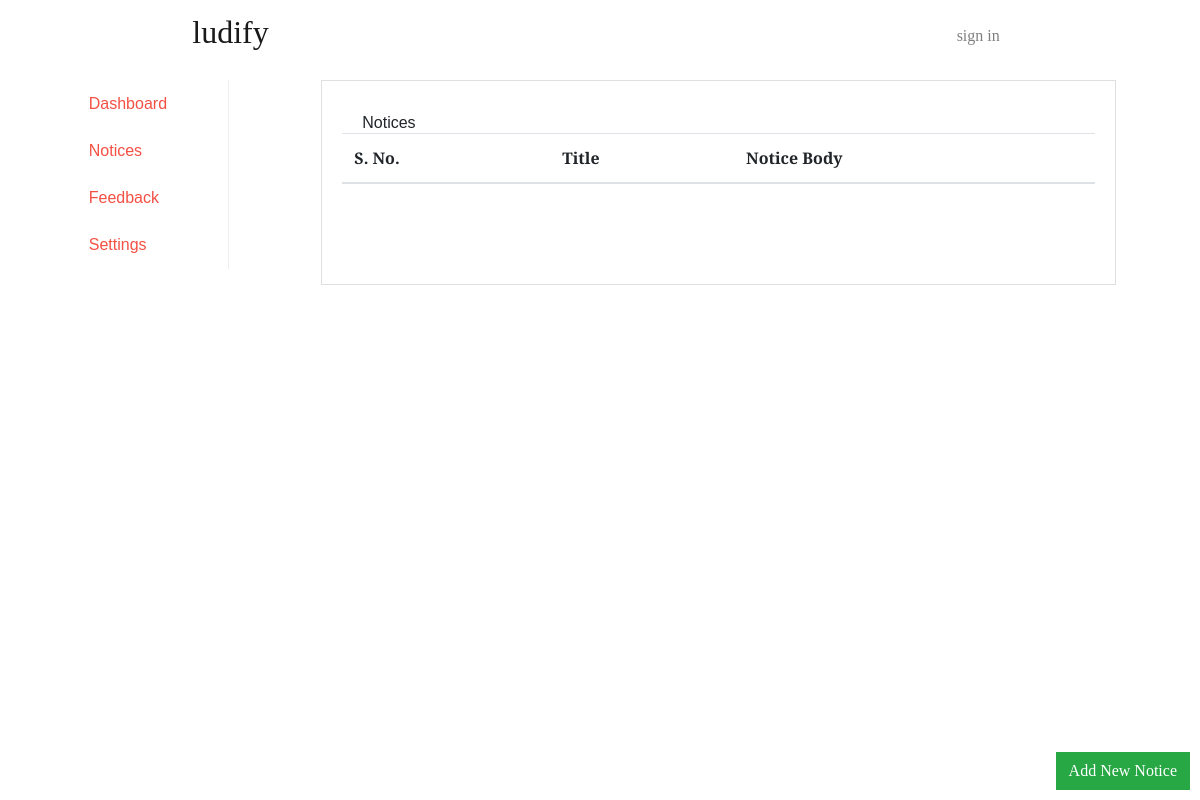
The app's page /dashboard_admin.php?type=notices, older data.
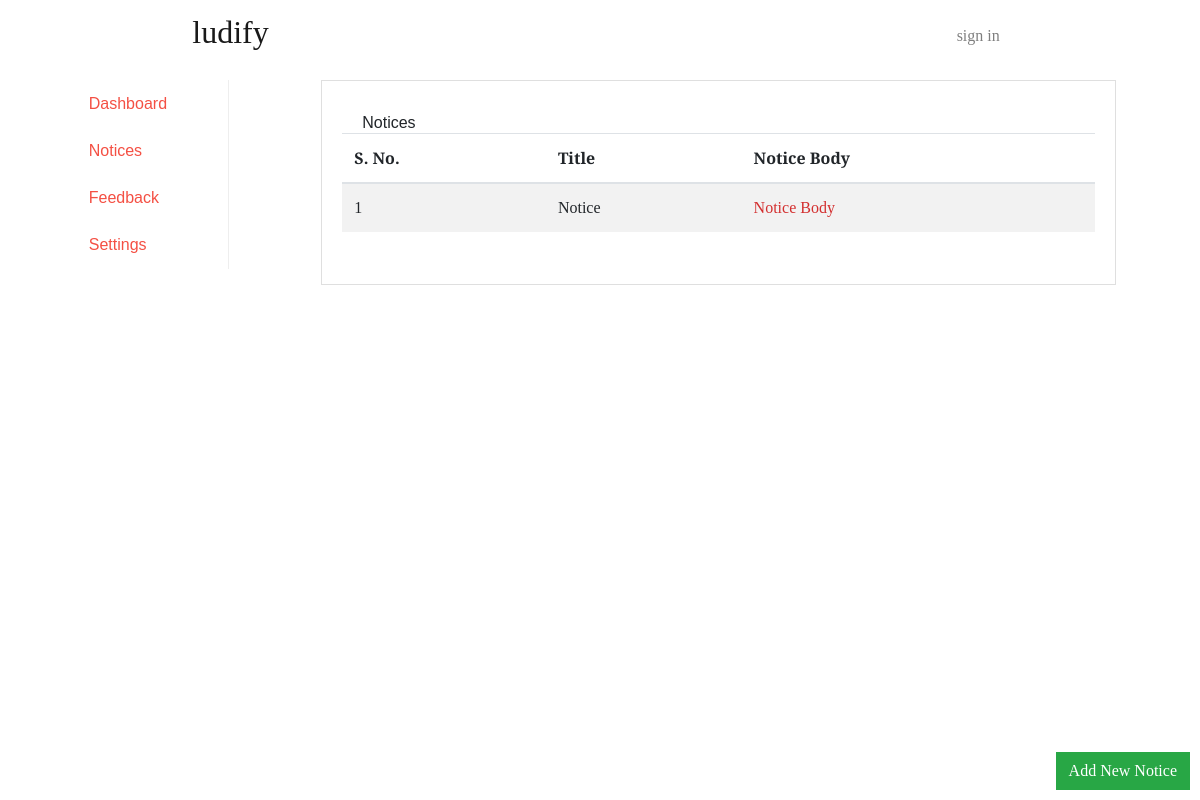
The same page, newer data.
### tables this page shows
CREATE TABLE `notices` (
  `notice_id` int(11) NOT NULL,
  `notice_title` text,
  `notice_body` text,
  `created_at` timestamp NOT NULL DEFAULT CURRENT_TIMESTAMP,
  `updated_at` timestamp NOT NULL DEFAULT CURRENT_TIMESTAMP ON UPDATE CURRENT_TIMESTAMP
);

### dashboard/dashboard_notices.php (the view)
<h6 class="card-header">Notices</h6>
<table class="table table-striped">
	<thead>
		<tr>
			<th>S. No.</th>
			<th>Title</th>
			<th>Notice Body</th>
		</tr>
	</thead>
	<tbody>
		<?php
			$sql = "select * from notices";
			$result = mysqli_query($conn,$sql);
			$sno = 1;
			while($row = mysqli_fetch_assoc($result)){
		?>
		<tr>
			<td><?= $sno ?></td>
			<td><?= $row['notice_title'] ?></td>
			<td class="text-truncate" style="max-width: 1px;"><a class="" href="?type=notice&notice=<?=$row['notice_id']?>"><?= $row['notice_body'] ?></a></td>
		</tr>
		<?php
				$sno++;
			}
		?>
	</tbody>
</table>
<a href="?type=add_notice">
<button id = "btn-floating" class="btn btn-success pull-right" style="position:fixed; bottom:10px; right: 10px;">
	Add New Notice
</button>
</a>

### partial_upper.php (shortened to what this page needs)
<!DOCTYPE html>
<html>
<?php include 'partial_head.php' ?>
<body>
<div class="container col-sm-12 col-md-12">
<?php include'partial_nav.php'; ?>
<div class="container">
	<div class="row">

### partial_head.php (shortened to what this page needs)
<head>
	<link rel="stylesheet" href="https://maxcdn.bootstrapcdn.com/font-awesome/latest/css/font-awesome.min.css" />
	<link rel="stylesheet" type="text/css" href="assets/css/bootstrap.min.css">
	<link rel="stylesheet" type="text/css" href="assets/css/custom.css">
</head>

### partial_nav.php (shortened to what this page needs)
<div class="container col-md-9">
	<nav class="navbar navbar-light navbar-expand-lg">
		<a class="navbar-brand" href="."><h2>ludify</h2></a>
		<div class="collapse navbar-collapse" id="navbarSupportedContent">
			<ul class="nav navbar-nav ml-auto">
				<li class="nav-item">
				</li>
				<?php
					if(!isset($_SESSION['user_id'])){
				?>
				<li class="nav-item">
					<a class="nav-link" href="login.php"> sign in </a>
				</li>
				<?php
					}
					else{
				?>
					<a class="nav-link" href="database/logout.php"> LogOut</a>
				<?php }
				?>
			</ul>
		</div>
	</nav>
</div>

### dashboard_admin.php (shortened to what this page needs)
<?php include'partial_upper.php'; ?>
<div class="col-md-2 container">
<div class="card sidebar sidebar-left">
	<ul class="list-group-flush" style="padding:0; margin-bottom: 0;">
			<a class="list-group-item" href="dashboard_admin.php">Dashboard</a>
			<a class="list-group-item" href="?type=notices">Notices</a>
			<a class="list-group-item" href="?type=feedback">Feedback</a>
			<a class="list-group-item" href="?type=settings">Settings</a>
		</ul>
	</div>
</div>
<div class="col-md-9 container main-content">
	<div class="col-sm-12 col-xs-12 col-md-12" style="height: 100%;">
		<div class="card" style="min-height:100%">
			<div class="card-body">
				<?php
					if(isset($_GET['type'])) {
						include 'dashboard/dashboard_'.$_GET['type'].'.php';
					}
				?>
			</div>
		</div>
	</div>
</div>
<?php include'partial_lower.php'; ?>

### partial_lower.php (shortened to what this page needs)
	</div>
</div>
</div>
</body>
</html>

### assets/css/custom.css (style rules this page uses)
* { font-family: 'Merriweather', 'Times New Roman', serif; }
a { color:#D32F2F; }
.btn { border-radius: 0; }
.navbar { margin-bottom: 8px; }
.card { border-radius: 0; margin-bottom: 16px; }
.sidebar-left { border: none; border-right:1px solid #eee; }
.sidebar a { color:#F44336; opacity: 0.93; }
.sidebar .list-group-item { font-family: 'Merriweather Sans', sans-serif; border: none; }
.card-header { background-color: transparent; border: none; font-family: 'Merriweather Sans', sans-serif; padding-bottom: 0; }

Row changes from the older to the newer data that the page shows:
added notices: notice_title "Notice", notice_body "Notice Body"
